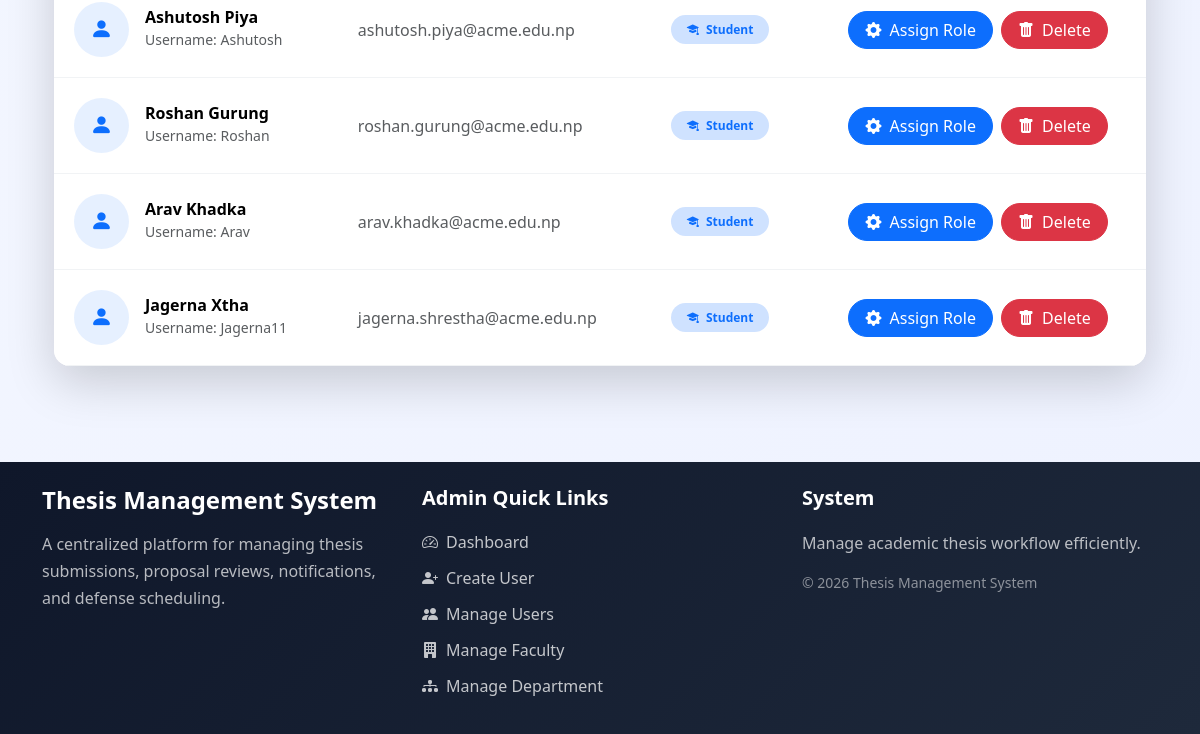
Page /admin-panel/manage-users/ (signed in, lower part) on the earlier database version.
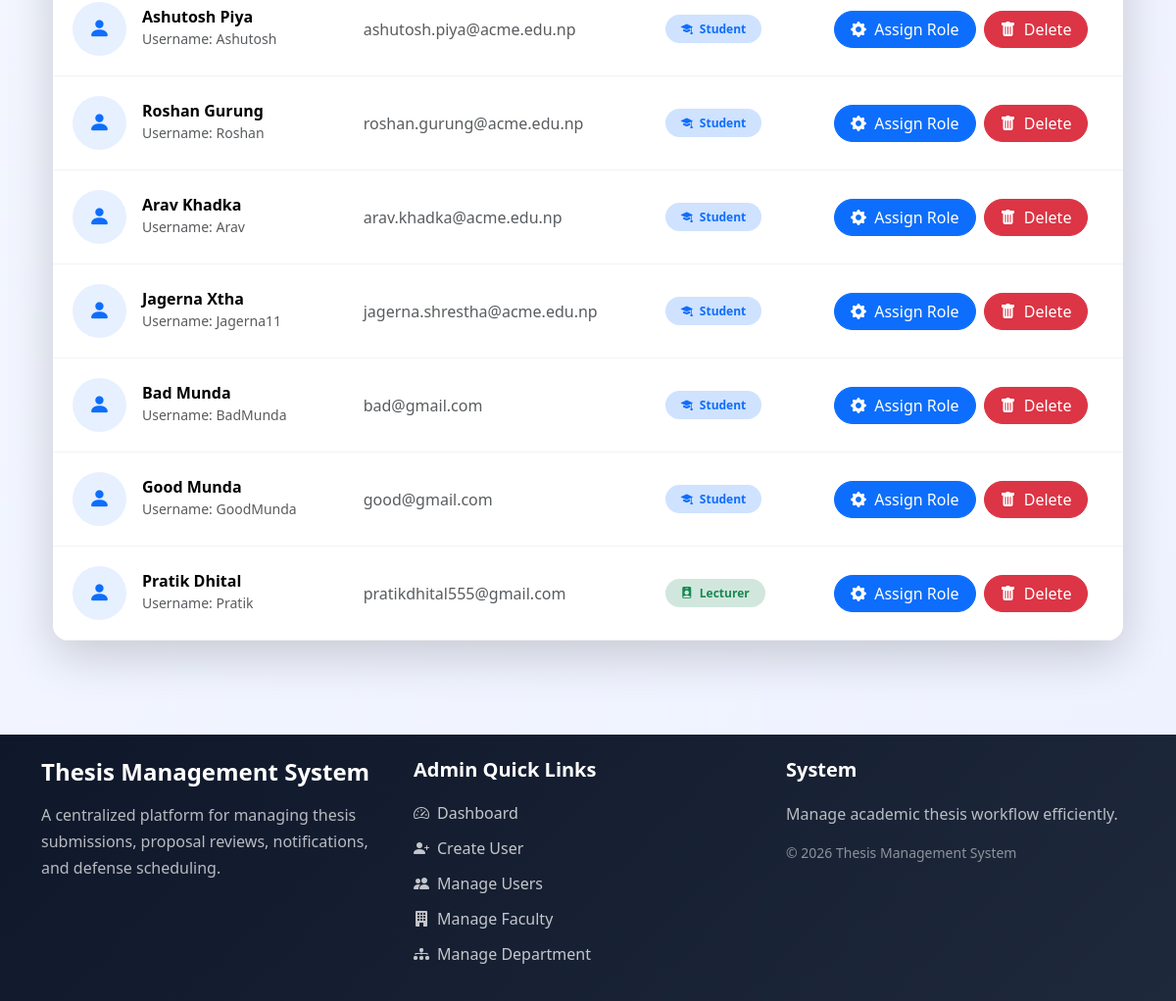
Same page on the later database version.
### users/models.py (models this page shows, shortened)
class User(AbstractUser):
    username = models.CharField(max_length=100, unique=True)
    email = models.EmailField(unique=True)
    role = models.CharField(max_length=10, choices=ROLE_CHOICES)
    USERNAME_FIELD = "email"
    REQUIRED_FIELDS = ["username"]

### users/views.py (the view)
# urls.py: path('admin-panel/manage-users/', manage_users, name='manage_users'),
@user_passes_test(admin_required)
def manage_users(request):
    users = User.objects.all()
    context = {
        'users': users
    }
    return render(request,'admin_panel/manage_users.html',context)

### users/views.py (called while the page is built)
def admin_required(user):
    return user.is_superuser

### users/templates/admin_panel/manage_users.html (shortened to what this page needs)
{% extends "base.html" %}
{% block start %}
<div class="container py-5">
    <div class="card border-0 shadow-lg rounded-4 overflow-hidden">
        <div class="card-body p-0">
            <div class="table-responsive">
                <table class="table align-middle mb-0 custom-table">
                    <tbody>
                        {% for user in users %}
                        <tr>
                            <td>
                                <div class="d-flex align-items-center">
                                    <div class="user-avatar me-3">
                                        <i class="bi bi-person-fill"></i>
                                    </div>
                                    <div>
                                        <h6 class="fw-bold mb-0">
                                            {{ user.first_name }} {{ user.last_name }}
                                        </h6>
                                        <small class="text-muted">
                                            Username: {{ user.username }}
                                        </small>
                                    </div>
                                </div>
                            </td>
                            <td>
                                <span class="text-muted">
                                    {{ user.email }}
                                </span>
                            </td>
                            <td>
                                {% if user.role == "student" %}
                                <span class="badge rounded-pill bg-primary-subtle text-primary px-3 py-2">
                                    <i class="bi bi-mortarboard-fill me-1"></i>
                                    Student
                                </span>
                                {% elif user.role == "lecturer" %}
                                <span class="badge rounded-pill bg-success-subtle text-success px-3 py-2">
                                    <i class="bi bi-person-badge-fill me-1"></i>
                                    Lecturer
                                </span>
                                {% elif user.role == "admin" %}
                                <span class="badge rounded-pill bg-danger-subtle text-danger px-3 py-2">
                                    <i class="bi bi-shield-fill me-1"></i>
                                    Admin
                                </span>
                                {% else %}
                                <span class="badge rounded-pill bg-secondary-subtle text-secondary px-3 py-2">
                                    <i class="bi bi-question-circle-fill me-1"></i>
                                    Not Assigned
                                </span>
                                {% endif %}
                            </td>
                            <td class="text-center">
                                <div class="d-flex justify-content-center gap-2 flex-wrap">
                                    <a href="/admin-panel/assign-role/{{user.id}}/"
                                        class="btn btn-primary rounded-pill px-3">
                                        <i class="bi bi-gear-fill me-1"></i>
                                        Assign Role
                                    </a>
                                    <a href="{% url 'delete_user' user.id %}" class="btn btn-danger rounded-pill px-3">
                                        <i class="bi bi-trash-fill me-1"></i>
                                        Delete
                                    </a>
                                </div>
                            </td>
                        </tr>
                        {% endfor %}
                    </tbody>
                </table>
            </div>
        </div>
    </div>
</div>
<link rel="stylesheet" href="https://cdn.jsdelivr.net/npm/bootstrap-icons@1.11.3/font/bootstrap-icons.min.css">
{% endblock %}

Differences in the rows shown:
added User: first_name "Bad", last_name "Munda", username "BadMunda", email "bad@gmail.com", role "student" (drawn)
added User: first_name "Good", last_name "Munda", username "GoodMunda", email "good@gmail.com", role "student" (drawn)
added User: first_name "Pratik", last_name "Dhital", username "Pratik", email "pratikdhital555@gmail.com", role "lecturer" (drawn)
